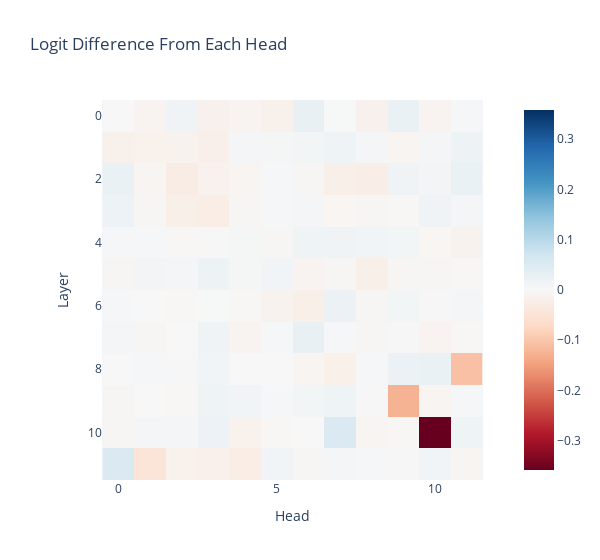

Write notebook code for a chart like this one.
### Code cell
logit_diff_directions = get_logit_diff_directions(answer_tokens, pred_answer_tokens)[:, letter] # (batch_size, 3, d_model)

per_head_residual, labels = cache.stack_head_results(layer=-1, pos_slice=-1, return_labels=True)
per_head_residual = einops.rearrange(
    per_head_residual, 
    "(layer head) ... -> layer head ...", 
    layer=model.cfg.n_layers
)
per_head_logit_diffs = residual_stack_to_logit_diff(per_head_residual, cache, logit_diff_directions).mean(-1)

imshow(
    per_head_logit_diffs, 
    labels={"x":"Head", "y":"Layer"}, 
    title="Logit Difference From Each Head",
    width=600
)

### Figure 1 — Plotly figure (JSON) as saved in the notebook; plotly's stock layout.template omitted (floating-point values rounded to 4 significant figures; data arrays with more than 128 entries replaced by an {"elided": "..."} marker saying what was removed)
{"data": [{"coloraxis": "coloraxis", "hovertemplate": "Head: %{x}<br>Layer: %{y}<br>color: %{z}<extra></extra>", "name": "0", "type": "heatmap", "xaxis": "x", "yaxis": "y", "z": {"elided": "12x12 float values"}}], "layout": {"coloraxis": {"cmid": 0, "colorscale": [[0, "rgb(103,0,31)"], [0.1, "rgb(178,24,43)"], [0.2, "rgb(214,96,77)"], [0.3, "rgb(244,165,130)"], [0.4, "rgb(253,219,199)"], [0.5, "rgb(247,247,247)"], [0.6, "rgb(209,229,240)"], [0.7, "rgb(146,197,222)"], [0.8, "rgb(67,147,195)"], [0.9, "rgb(33,102,172)"], [1, "rgb(5,48,97)"]]}, "title": {"text": "Logit Difference From Each Head"}, "width": 600, "xaxis": {"anchor": "y", "constrain": "domain", "domain": [0, 1], "scaleanchor": "y", "title": {"text": "Head"}}, "yaxis": {"anchor": "x", "autorange": "reversed", "constrain": "domain", "domain": [0, 1], "title": {"text": "Layer"}}}}
